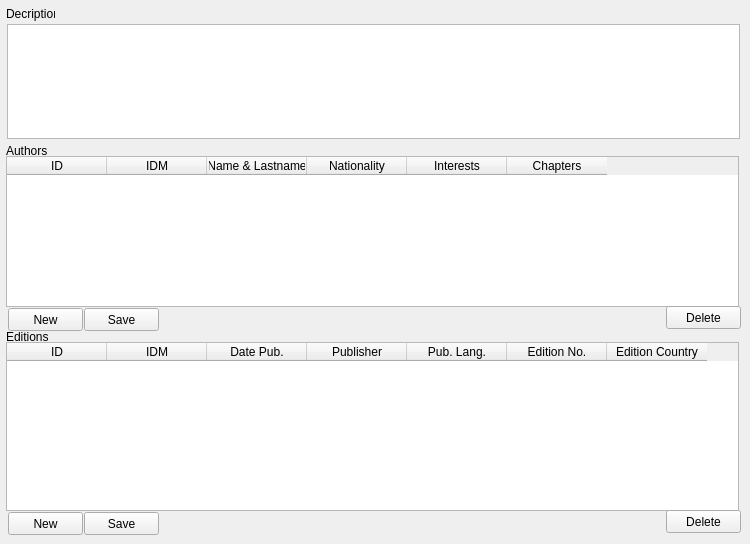
    <widget class="QWidget" name="TAB_OPIS">
     <attribute name="title">
      <string>Description</string>
     </attribute>
     <widget class="QTextEdit" name="textEdit_Opis">
      <property name="geometry">
       <rect>
        <x>7</x>
        <y>24</y>
        <width>733</width>
        <height>115</height>
       </rect>
      </property>
      <property name="horizontalScrollBarPolicy">
       <enum>Qt::ScrollBarAlwaysOff</enum>
      </property>
      <property name="undoRedoEnabled">
       <bool>false</bool>
      </property>
      <property name="acceptRichText">
       <bool>false</bool>
      </property>
     </widget>
     <widget class="QLabel" name="label_6">
      <property name="geometry">
       <rect>
        <x>6</x>
        <y>6</y>
        <width>49</width>
        <height>16</height>
       </rect>
      </property>
      <property name="text">
       <string>Decription</string>
      </property>
     </widget>
     <widget class="QTableWidget" name="tableWidget_Autorzy">
      <property name="geometry">
       <rect>
        <x>6</x>
        <y>156</y>
        <width>733</width>
        <height>151</height>
       </rect>
      </property>
      <property name="selectionBehavior">
       <enum>QAbstractItemView::SelectRows</enum>
      </property>
      <property name="cornerButtonEnabled">
       <bool>true</bool>
      </property>
      <attribute name="horizontalHeaderDefaultSectionSize">
       <number>100</number>
      </attribute>
      <column>
       <property name="text">
        <string>ID</string>
       </property>
      </column>
      <column>
       <property name="text">
        <string>IDM</string>
       </property>
      </column>
      <column>
       <property name="text">
        <string>Name &amp; Lastname</string>
       </property>
      </column>
      <column>
       <property name="text">
        <string>Nationality</string>
       </property>
      </column>
      <column>
       <property name="text">
        <string>Interests</string>
       </property>
      </column>
      <column>
       <property name="text">
        <string>Chapters</string>
       </property>
      </column>
     </widget>
     <widget class="QLabel" name="label_7">
      <property name="geometry">
       <rect>
        <x>6</x>
        <y>144</y>
        <width>46</width>
        <height>13</height>
       </rect>
      </property>
      <property name="text">
       <string>Authors</string>
      </property>
     </widget>
     <widget class="QPushButton" name="pushButton_AUT_USUN">
      <property name="geometry">
       <rect>
        <x>666</x>
        <y>306</y>
        <width>75</width>
        <height>23</height>
       </rect>
      </property>
      <property name="text">
       <string>Delete</string>
      </property>
     </widget>
     <widget class="QPushButton" name="pushButton_AUT_NOWY">
      <property name="geometry">
       <rect>
        <x>8</x>
        <y>308</y>
        <width>75</width>
        <height>23</height>
       </rect>
      </property>
      <property name="text">
       <string>New</string>
      </property>
     </widget>
     <widget class="QLabel" name="label_9">
      <property name="geometry">
       <rect>
        <x>6</x>
        <y>330</y>
        <width>46</width>
        <height>13</height>
       </rect>
      </property>
      <property name="text">
       <string>Editions</string>
      </property>
     </widget>
     <widget class="QTableWidget" name="tableWidget_Wydania">
      <property name="geometry">
       <rect>
        <x>6</x>
        <y>342</y>
        <width>733</width>
        <height>169</height>
       </rect>
      </property>
      <property name="minimumSize">
       <size>
        <width>733</width>
        <height>0</height>
       </size>
      </property>
      <property name="showDropIndicator" stdset="0">
       <bool>false</bool>
      </property>
      <property name="dragDropOverwriteMode">
       <bool>true</bool>
      </property>
      <property name="selectionBehavior">
       <enum>QAbstractItemView::SelectRows</enum>
      </property>
      <attribute name="horizontalHeaderDefaultSectionSize">
       <number>100</number>
      </attribute>
      <column>
       <property name="text">
        <string>ID</string>
       </property>
      </column>
      <column>
       <property name="text">
        <string>IDM</string>
       </property>
      </column>
      <column>
       <property name="text">
        <string>Date Pub.</string>
       </property>
      </column>
      <column>
       <property name="text">
        <string>Publisher</string>
       </property>
      </column>
      <column>
       <property name="text">
        <string>Pub. Lang.</string>
       </property>
      </column>
      <column>
       <property name="text">
        <string>Edition No.</string>
       </property>
      </column>
      <column>
       <property name="text">
        <string>Edition Country</string>
       </property>
      </column>
     </widget>
     <widget class="QPushButton" name="pushButton_WYD_NOWY">
      <property name="geometry">
       <rect>
        <x>8</x>
        <y>512</y>
        <width>75</width>
        <height>23</height>
       </rect>
      </property>
      <property name="text">
       <string>New</string>
      </property>
     </widget>
     <widget class="QPushButton" name="pushButton_WYD_USUN">
      <property name="geometry">
       <rect>
        <x>666</x>
        <y>510</y>
        <width>75</width>
        <height>23</height>
       </rect>
      </property>
      <property name="text">
       <string>Delete</string>
      </property>
     </widget>
     <widget class="QPushButton" name="pushButton">
      <property name="geometry">
       <rect>
        <x>84</x>
        <y>308</y>
        <width>75</width>
        <height>23</height>
       </rect>
      </property>
      <property name="text">
       <string>Save</string>
      </property>
     </widget>
     <widget class="QPushButton" name="pushButton_PUB_SAVE">
      <property name="geometry">
       <rect>
        <x>84</x>
        <y>512</y>
        <width>75</width>
        <height>23</height>
       </rect>
      </property>
      <property name="text">
       <string>Save</string>
      </property>
     </widget>
    </widget>
